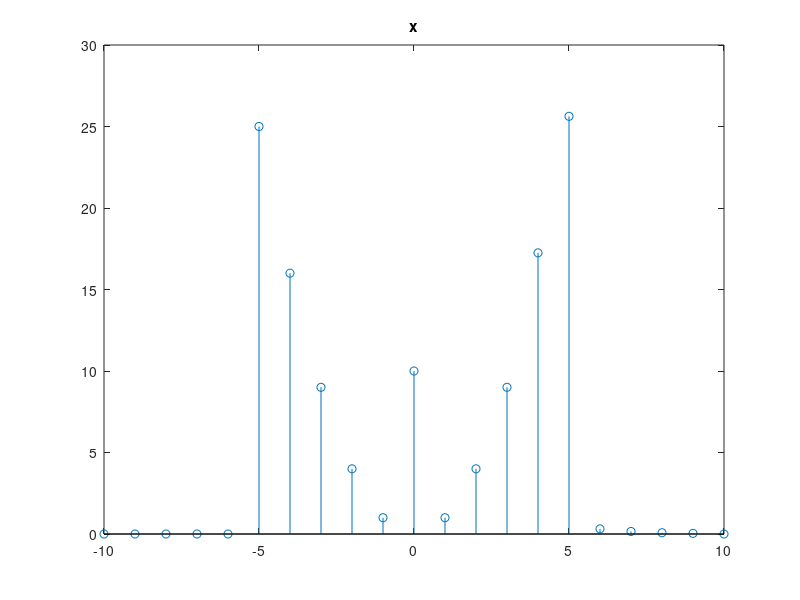

This chart was generated by the following MATLAB code:
n=-10:10;
x1=(1).*(n>=-5);
x2=(1).*(n>=6);
x3=(1).*(n>=4);
x4=(1).*(n>=10);
l=10.*(n==0);
x=(n.^2).*(x1-x2)+l+20.*(0.5.^n).*(x3-x4);
stem(n,x);
title('x');